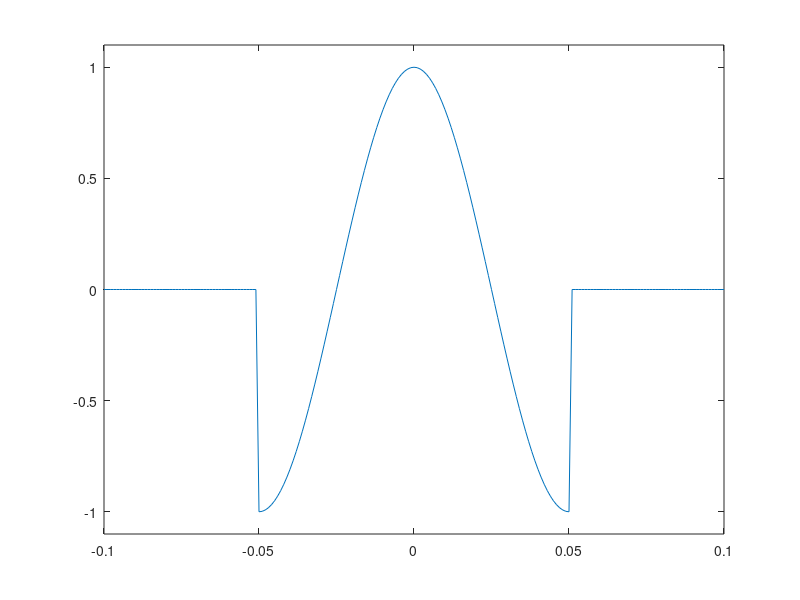
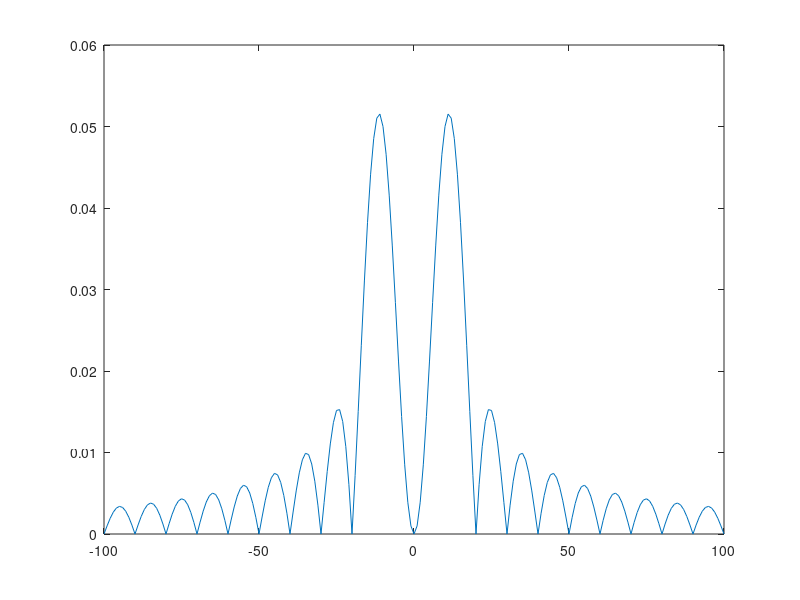

These figures' MATLAB source, in order:
Fs = 1e3;
t = -0.1:1/Fs:0.1;
f0 = 10;
T = 1/f0;
s = rectpuls(t,T) .* cos (2*pi*f0*t);
f = -100:100;
sp = T/2 * (sinc((f-f0)*T) + sinc((f+f0)*T));
plot(t,s)
ylim([-1.1 1.1]);
figure;
plot(f, abs(sp))